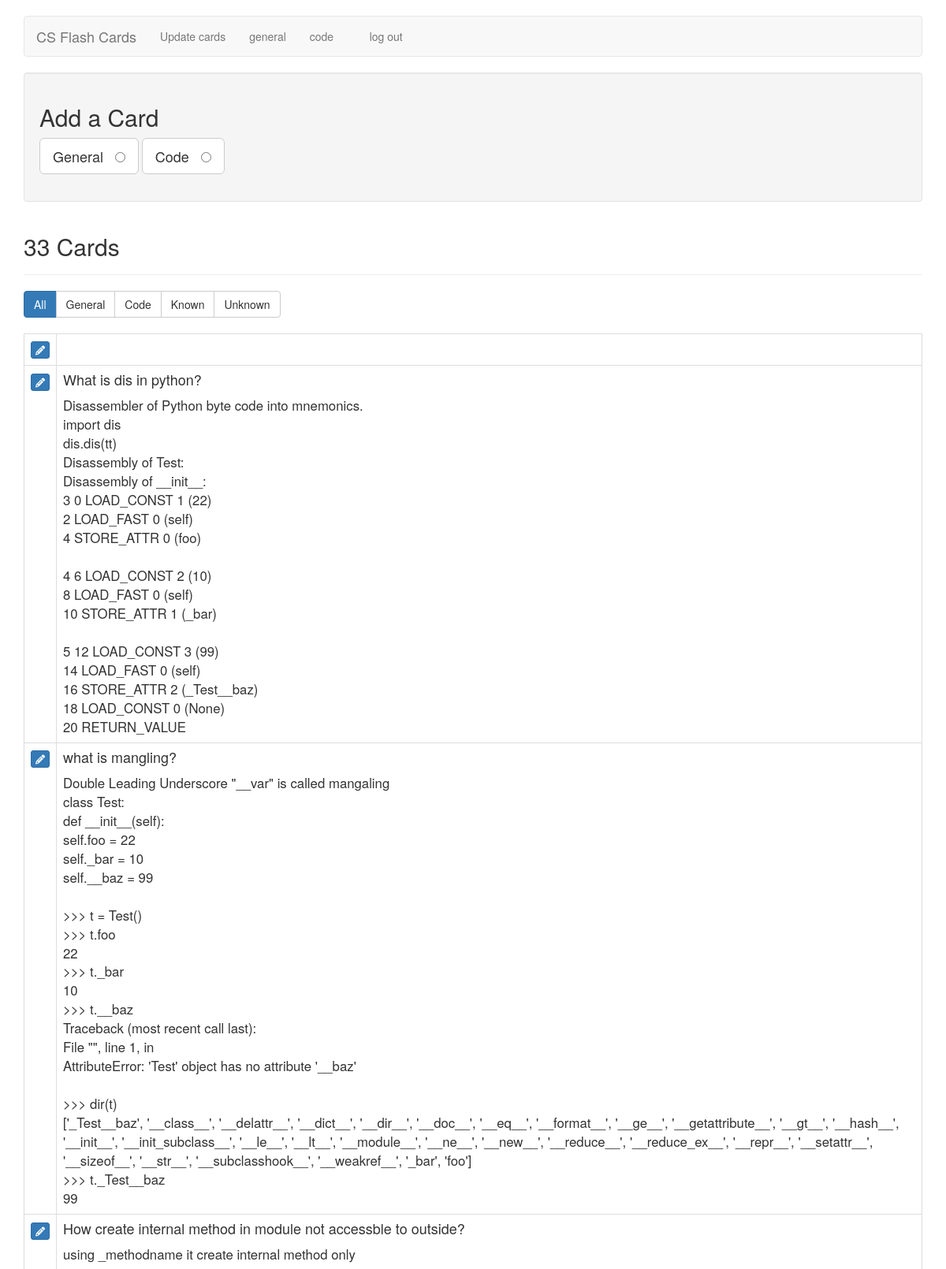
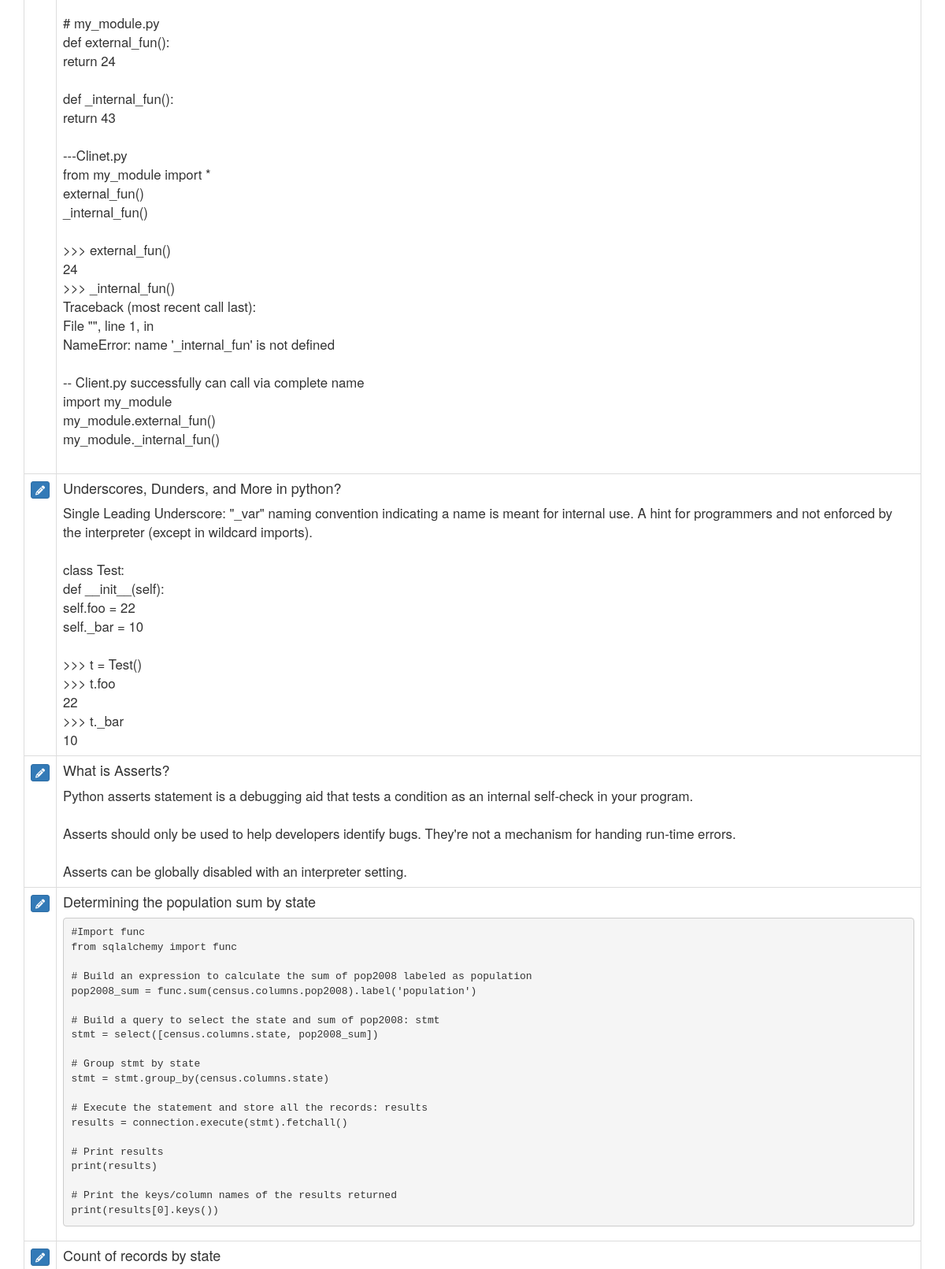
The app's page /cards (signed in, upper part) with its own data (2 pictures, top to bottom).
### tables this page shows
CREATE TABLE cards ( 
id integer primary key autoincrement, 
type tinyint not null, /* 1 for vocab, 2 for code */ 
front text not null, 
back text not null, 
known boolean default 0 );

### computer-science-flash-cards/flash_cards.py (the view)
@app.route('/cards')
def cards():
    if not session.get('logged_in'):
        return redirect(url_for('login'))
    db = get_db()
    query = '''
        SELECT id, type, front, back, known
        FROM cards
        ORDER BY id DESC
    '''
    cur = db.execute(query)
    cards = cur.fetchall()
    return render_template('cards.html', cards=cards, filter_name="all")

### computer-science-flash-cards/flash_cards.py (called while the page is built)
def connect_db():
    rv = sqlite3.connect(app.config['DATABASE'])
    rv.row_factory = sqlite3.Row
    return rv

def get_db():
    if not hasattr(g, 'sqlite_db'):
        g.sqlite_db = connect_db()
    return g.sqlite_db

### computer-science-flash-cards/templates/cards.html (shortened to what this page needs)
{% extends "layout.html" %}
{% block body %}
<div class="well editPanel">
    <h2>Add a Card</h2>
    <form action="{{ url_for('add_card') }}" method="post" class="cardForm">
        <div class="form-group">
            <label for="general" class="toggleButton btn btn-default btn-lg">General &nbsp;
                <input type="radio" name="type" value="1" id="general" />
            </label>
            <label for="code" class="toggleButton btn btn-default btn-lg">Code &nbsp;
                <input type="radio" name="type" value="2" id="code" />
            </label>
        </div>
    </form>
</div>
<div class="page-header">
    <h2>{{ cards|length }} Card{{ '' if (cards|length == 1) else 's' }}</h2>
</div>
<div class="btn-group btn-group-md" role="group" aria-label="filters">
    <a href="{{ url_for('filter_cards', filter_name="all") }}"
        class="btn btn-{{ "primary" if filter_name == "all" else "default" }}">All</a>
    <a href="{{ url_for('filter_cards', filter_name="general") }}"
        class="btn btn-{{ "primary" if filter_name == "general" else "default" }}">General</a>
    <a href="{{ url_for('filter_cards', filter_name="code") }}"
        class="btn btn-{{ "primary" if filter_name == "code" else "default" }}">Code</a>
    <a href="{{ url_for('filter_cards', filter_name="known") }}"
        class="btn btn-{{ "primary" if filter_name == "known" else "default" }}">Known</a>
    <a href="{{ url_for('filter_cards', filter_name="unknown") }}"
        class="btn btn-{{ "primary" if filter_name == "unknown" else "default" }}">Unknown</a>
</div>
<br />
<br />
<table class="table table-bordered">
    {% for card in cards %}
    <tr>
        <td>
            <a href="{{ url_for('edit', card_id=card.id) }}" class="btn btn-xs btn-primary"><i class="fa fa-pencil"
                    aria-hidden="true"></i></a>
        </td>
        <td class="cardContent" style="font-size:larger; text-align: left;">
            <h4>
                {{ card.front|replace("\n", "<br />")|safe }}
            </h4>
            {% if card.back|length < 1000 %}
            {% if card.type == 1 %}
            {{ card.back|replace("\n", "<br />")|safe }}
            {% else %}
            <pre><code>{{ card.back|escape }}</code></pre>
            {% endif %}
            {% endif %}
        </td>
    </tr>
    {% else %}
    <tr>
        <td>
            <em>No cards to show.</em>
        </td>
    </tr>
    {% endfor %}
</table>
{% endblock %}

### computer-science-flash-cards/templates/layout.html (shortened to what this page needs)
<!doctype html>
<html>
<head>
    <link rel="stylesheet" href="https://maxcdn.bootstrapcdn.com/bootstrap/3.3.6/css/bootstrap.min.css"
>
    <link rel=stylesheet type=text/css href="{{ url_for('static', filename='style.css') }}" />
    <link rel="stylesheet" type="text/css" href="{{ url_for('static', filename='highlight-theme-github.css') }}" />
</head>
<body>
    <div class="container">
        <div class="row">
            <div class="col-xs-12">
                <br />
                <nav class="navbar navbar-default">
                    <div class="navbar-header">
                        <a class="navbar-brand" href="{{ url_for('index') }}">CS Flash Cards</a>
                        <ul class="nav navbar-nav navbar-right">
                            {% if not session.logged_in %}
                            <li><a href="{{ url_for('login') }}">log in</a></li>
                            {% else %}
                            <li><a href="{{ url_for('cards') }}">Update cards</a></li>
                            <li><a href="{{ url_for('general') }}">general</a></li>
                            <li><a href="{{ url_for('code') }}">code</a></li>
                            <li>&nbsp;&nbsp;&nbsp;&nbsp;</li>
                            <li><a href="{{ url_for('logout') }}">log out</a></li>
                            {% endif %}
                        </ul>
                    </div>
                </nav>
                {% block body %}{% endblock %}
            </div>
        </div>
    </div>
</body>
</html>

### computer-science-flash-cards/static/style.css (style rules this page uses)
.cardContent h4 { margin-top: 0; }
.navbar-nav>li, .navbar-nav { float: left !important; }
.navbar-nav.navbar-right:last-child { margin-right: 0 !important; }
.navbar-right { float: right!important; }

### records on screen
cards: front "What is dis in python?", back "Disassembler of Python byte code into mnemonics. import dis dis.dis(tt) Disassembly of Test: Disassembly of __init__: 3 0 LOAD_CONST 1 (22) 2 LOAD_FAST 0 (self) 4 STORE_ATTR 0 (foo) 4 6 LOAD_CONST 2 (10) 8 LOAD_FAST 0 (self) 10 STORE_ATTR 1 (_bar) 5 12 LOAD_CONST 3 (99) 14 LOAD_FAST 0 (self) 16 STORE_ATTR 2 (_Test__baz) 18 LOAD_CONST 0 (None) 20 RETURN_VALUE"
cards: front "what is mangling?", back "Double Leading Underscore \"__var\" is called mangaling class Test: def __init__(self): self.foo = 22 self._bar = 10 self.__baz = 99 >>> t = Test() >>> t.foo 22 >>> t._bar 10 >>> t.__baz Traceback (most recent call last): File \" \", line 1, in AttributeError: 'Test' object has no attribute '__baz' >>> dir(t) ['_Test__baz', '__class__', '__delattr__', '__dict__', '__dir__', '__doc__', '__eq__', '__format__', '__ge__', '__getattribute__', '__gt__', '__hash__', '__init__', '__init_subclass__', '__le__', '__lt__', '__module__', '__ne__', '__new__', '__reduce__', '__reduce_ex__', '__repr__', '__setattr__', '__sizeof__', '__str__', '__subclasshook__', '__weakref__', '_bar', 'foo'] >>> t._Test__baz 99"
cards: front "How create internal method in module not accessble to outside?", back "using _methodname it create internal method only # my_module.py def external_fun(): return 24 def _internal_fun(): return 43 ---Clinet.py from my_module import * external_fun() _internal_fun() >>> external_fun() 24 >>> _internal_fun() Traceback (most recent call last): File \" \", line 1, in NameError: name '_internal_fun' is not defined -- Client.py successfully can call via complete name import my_module my_module.external_fun() my_module._internal_fun()"
cards: front "Underscores, Dunders, and More in python?", back "Single Leading Underscore: \"_var\" naming convention indicating a name is meant for internal use. A hint for programmers and not enforced by the interpreter (except in wildcard imports). class Test: def __init__(self): self.foo = 22 self._bar = 10 >>> t = Test() >>> t.foo 22 >>> t._bar 10"
cards: front "What is Asserts?", back "Python asserts statement is a debugging aid that tests a condition as an internal self-check in your program. Asserts should only be used to help developers identify bugs. They're not a mechanism for handing run-time errors. Asserts can be globally disabled with an interpreter setting."
cards: front "Determining the population sum by state", back "#Import func from sqlalchemy import func # Build an expression to calculate the sum of pop2008 labeled as population pop2008_sum = func.sum(census.columns.pop2008).label('population') # Build a query to select the state and sum of pop2008: stmt stmt = select([census.columns.state, pop2008_sum]) # Group stmt by state stmt = stmt.group_by(census.columns.state) # Execute the statement and store all the records: results results = connection.execute(stmt).fetchall() # Print results print(results) # Print the keys/column names of the results returned print(results[0].keys())"
cards: front "Count of records by state"

### other values on screen
{{ cards|length }} "33"
{{ '' if (cards|length == 1) else 's' }} "s"
